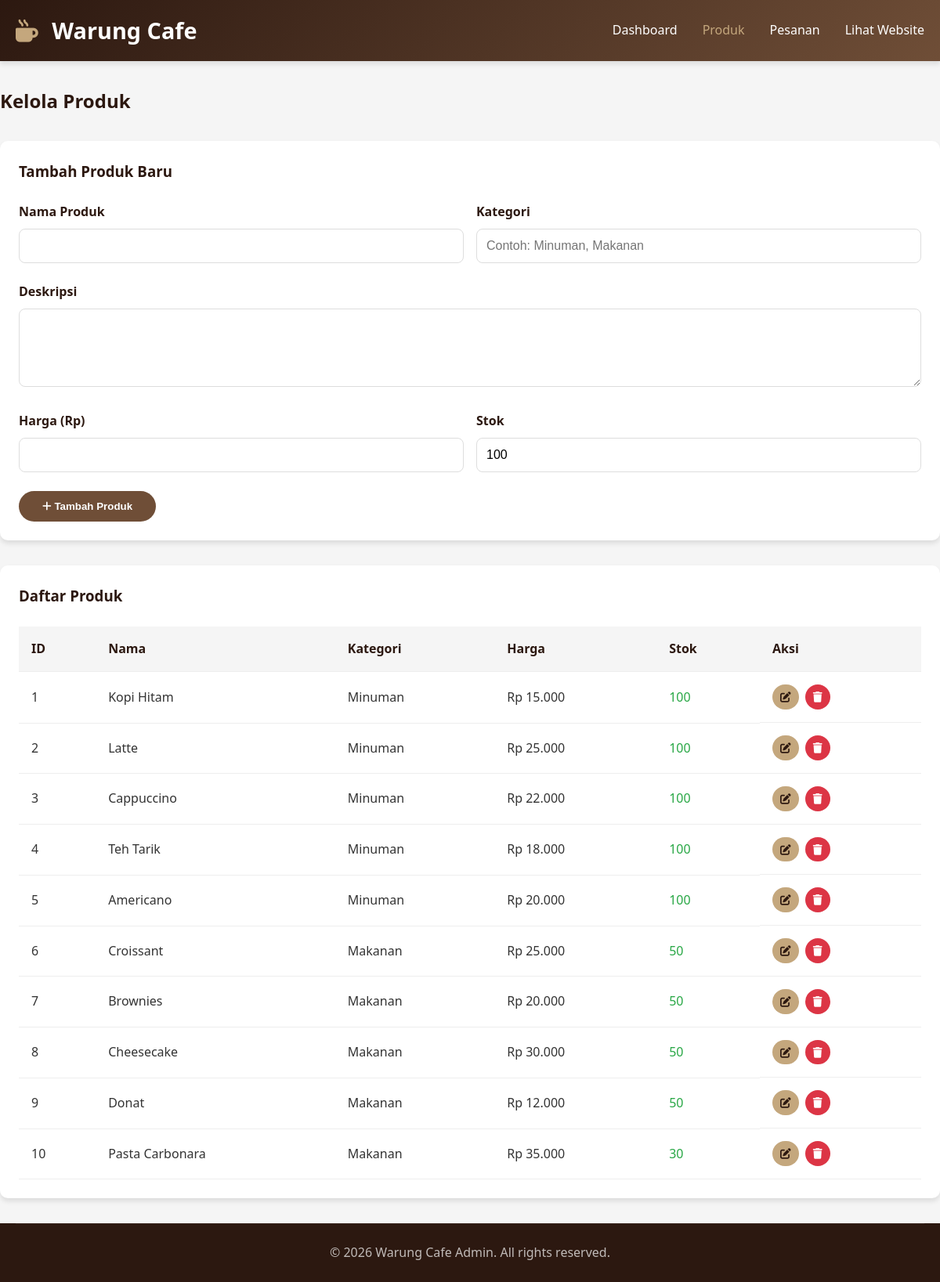
/admin/products.php, run on the app's committed database.
### tables this page shows
CREATE TABLE IF NOT EXISTS products (
    id INT AUTO_INCREMENT PRIMARY KEY,
    name VARCHAR(255) NOT NULL,
    description TEXT,
    price DECIMAL(10,2) NOT NULL,
    image VARCHAR(255) DEFAULT 'default.jpg',
    category VARCHAR(100) DEFAULT 'General',
    stock INT DEFAULT 100,
    created_at TIMESTAMP DEFAULT CURRENT_TIMESTAMP,
    updated_at TIMESTAMP DEFAULT CURRENT_TIMESTAMP ON UPDATE CURRENT_TIMESTAMP
);

### admin/products.php (the view, shortened to what this page needs)
<?php
require_once '../config/database.php';
$products = [];
$result = $conn->query("SELECT * FROM products ORDER BY created_at DESC");
if ($result && $result->num_rows > 0) {
    while ($row = $result->fetch_assoc()) {
        $products[] = $row;
    }
}
?>
<!DOCTYPE html>
<html lang="id">
<head>
    <link rel="stylesheet" href="<?php echo BASE_URL; ?>/css/style.css">
    <link rel="stylesheet" href="https://cdnjs.cloudflare.com/ajax/libs/font-awesome/6.0.0/css/all.min.css">
</head>
<body>
    <header>
        <div class="container">
            <div class="logo">
                <h1><i class="fas fa-mug-hot"></i> Warung Cafe</h1>
            </div>
            <nav>
                <ul>
                    <li><a href="<?php echo BASE_URL; ?>/admin/">Dashboard</a></li>
                    <li><a href="<?php echo BASE_URL; ?>/admin/products.php" style="color: var(--secondary-color);">Produk</a></li>
                    <li><a href="<?php echo BASE_URL; ?>/admin/orders.php">Pesanan</a></li>
                    <li><a href="<?php echo BASE_URL; ?>/index.php" target="_blank">Lihat Website</a></li>
                </ul>
            </nav>
        </div>
    </header>
    <main>
        <div class="container" style="padding: 2rem 0;">
            <h2 style="margin-bottom: 2rem; color: var(--accent-color);">Kelola Produk</h2>
            <div class="product-card" style="padding: 1.5rem; margin-bottom: 2rem;">
                <h3 style="margin-bottom: 1.5rem; color: var(--accent-color);">Tambah Produk Baru</h3>
                <form method="POST" action="products.php">
                    <div style="display: grid; grid-template-columns: 1fr 1fr; gap: 1rem;">
                        <div class="form-group">
                            <label for="name">Nama Produk</label>
                            <input type="text" id="name" name="name" required>
                        </div>
                        <div class="form-group">
                            <label for="category">Kategori</label>
                            <input type="text" id="category" name="category" placeholder="Contoh: Minuman, Makanan" required>
                        </div>
                    </div>
                    <div class="form-group">
                        <label for="description">Deskripsi</label>
                        <textarea id="description" name="description" rows="3"></textarea>
                    </div>
                    <div style="display: grid; grid-template-columns: 1fr 1fr; gap: 1rem;">
                        <div class="form-group">
                            <label for="price">Harga (Rp)</label>
                            <input type="number" id="price" name="price" min="0" step="100" required>
                        </div>
                        <div class="form-group">
                            <label for="stock">Stok</label>
                            <input type="number" id="stock" name="stock" min="0" value="100" required>
                        </div>
                    </div>
                    <button type="submit" name="add_product" class="btn btn-primary">
                        <i class="fas fa-plus"></i> Tambah Produk
                    </button>
                </form>
            </div>
            <div class="product-card" style="padding: 1.5rem;">
                <h3 style="margin-bottom: 1.5rem; color: var(--accent-color);">Daftar Produk</h3>
                <?php if (!empty($products)): ?>
                <table class="admin-table">
                    <thead>
                        <tr>
                            <th>ID</th>
                            <th>Nama</th>
                            <th>Kategori</th>
                            <th>Harga</th>
                            <th>Stok</th>
                            <th>Aksi</th>
                        </tr>
                    </thead>
                    <tbody>
                        <?php foreach ($products as $product): ?>
                        <tr>
                            <td><?php echo $product['id']; ?></td>
                            <td><?php echo htmlspecialchars($product['name']); ?></td>
                            <td><?php echo htmlspecialchars($product['category']); ?></td>
                            <td>Rp <?php echo number_format($product['price'], 0, ',', '.'); ?></td>
                            <td>
                                <?php if ($product['stock'] > 10): ?>
                                <span style="color: var(--success-color);"><?php echo $product['stock']; ?></span>
                                <?php elseif ($product['stock'] > 0): ?>
                                <span style="color: #ffc107;"><?php echo $product['stock']; ?></span>
                                <?php else: ?>
                                <span style="color: var(--danger-color);">Habis</span>
                                <?php endif; ?>
                            </td>
                            <td class="actions">
                                <a href="product_edit.php?id=<?php echo $product['id']; ?>" class="btn" style="padding: 5px 10px;">
                                    <i class="fas fa-edit"></i>
                                </a>
                                <a href="products.php?delete=<?php echo $product['id']; ?>" class="btn btn-danger" style="padding: 5px 10px;" onclick="return confirm('Yakin ingin menghapus produk ini?')">
                                    <i class="fas fa-trash"></i>
                                </a>
                            </td>
                        </tr>
                        <?php endforeach; ?>
                    </tbody>
                </table>
                <?php else: ?>
                <p style="text-align: center; color: #666;">Belum ada produk.</p>
                <?php endif; ?>
            </div>
        </div>
    </main>
    <footer>
        <div class="container">
            <div class="footer-bottom">
                <p>&copy; 2026 Warung Cafe Admin. All rights reserved.</p>
            </div>
        </div>
    </footer>
</body>
</html>

### css/style.css (style rules this page uses)
* { margin: 0; padding: 0; box-sizing: border-box; }
:root { --primary-color: #6f4e37; --secondary-color: #c4a77d; --accent-color: #2c1810; --light-color: #f5f5f5; --dark-color: #333; --success-color: #28a745; --danger-color: #dc3545; --shadow: 0 4px 6px rgba(0, 0, 0, 0.1); }
body { font-family: "Segoe UI", Tahoma, Geneva, Verdana, sans-serif; line-height: 1.6; color: var(--dark-color); background-color: var(--light-color); min-height: 100vh; display: flex; flex-direction: column; }
main { flex: 1; }
.container { max-width: 1200px; margin: 0 auto; padding: 0 20px; }
header { background: linear-gradient( 135deg, var(--accent-color), var(--primary-color) ); color: white; padding: 1rem 0; box-shadow: var(--shadow); position: sticky; top: 0; z-index: 1000; }
header .container { display: flex; justify-content: space-between; align-items: center; }
.logo h1 { font-size: 1.8rem; font-weight: 700; }
.logo h1 i { color: var(--secondary-color); margin-right: 10px; }
nav ul { display: flex; list-style: none; gap: 2rem; align-items: center; }
nav ul li a { color: white; text-decoration: none; font-weight: 500; transition: color 0.3s; position: relative; }
.btn { display: inline-block; padding: 12px 30px; background: var(--secondary-color); color: var(--accent-color); text-decoration: none; border-radius: 25px; font-weight: 600; transition: all 0.3s; border: none; cursor: pointer; }
.btn-primary { background: var(--primary-color); color: white; }
.btn-danger { background: var(--danger-color); color: white; }
.product-card { background: white; border-radius: 10px; overflow: hidden; box-shadow: var(--shadow); transition: transform 0.3s, box-shadow 0.3s; }
.form-group { margin-bottom: 1.5rem; }
.form-group label { display: block; margin-bottom: 0.5rem; font-weight: 600; color: var(--accent-color); }
.form-group input, .form-group textarea, .form-group select { width: 100%; padding: 12px; border: 1px solid #ddd; border-radius: 8px; font-size: 1rem; transition: border-color 0.3s; }
.form-group textarea { resize: vertical; min-height: 100px; }
.admin-table { width: 100%; border-collapse: collapse; }
.admin-table th, .admin-table td { padding: 1rem; text-align: left; border-bottom: 1px solid #eee; }
.admin-table th { background: var(--light-color); font-weight: 600; color: var(--accent-color); }
.admin-table .actions { display: flex; gap: 0.5rem; }
.admin-table .btn { padding: 8px 15px; font-size: 0.85rem; }
footer { background: var(--accent-color); color: white; margin-top: auto; }
.footer-bottom { text-align: center; padding: 1.5rem 0; border-top: 1px solid rgba(255, 255, 255, 0.1); opacity: 0.7; }

### data on the page
products: id "1", name "Kopi Hitam", category "Minuman", price "15.000", stock "100"
products: id "2", name "Latte", category "Minuman", price "25.000", stock "100"
products: id "3", name "Cappuccino", category "Minuman", price "22.000", stock "100"
products: id "4", name "Teh Tarik", category "Minuman", price "18.000", stock "100"
products: id "5", name "Americano", category "Minuman", price "20.000", stock "100"
products: id "6", name "Croissant", category "Makanan", price "25.000", stock "50"
products: id "7", name "Brownies", category "Makanan", price "20.000", stock "50"
products: id "8", name "Cheesecake", category "Makanan", price "30.000", stock "50"
products: id "9", name "Donat", category "Makanan", price "12.000", stock "50"
products: id "10", name "Pasta Carbonara", category "Makanan", price "35.000", stock "30"
